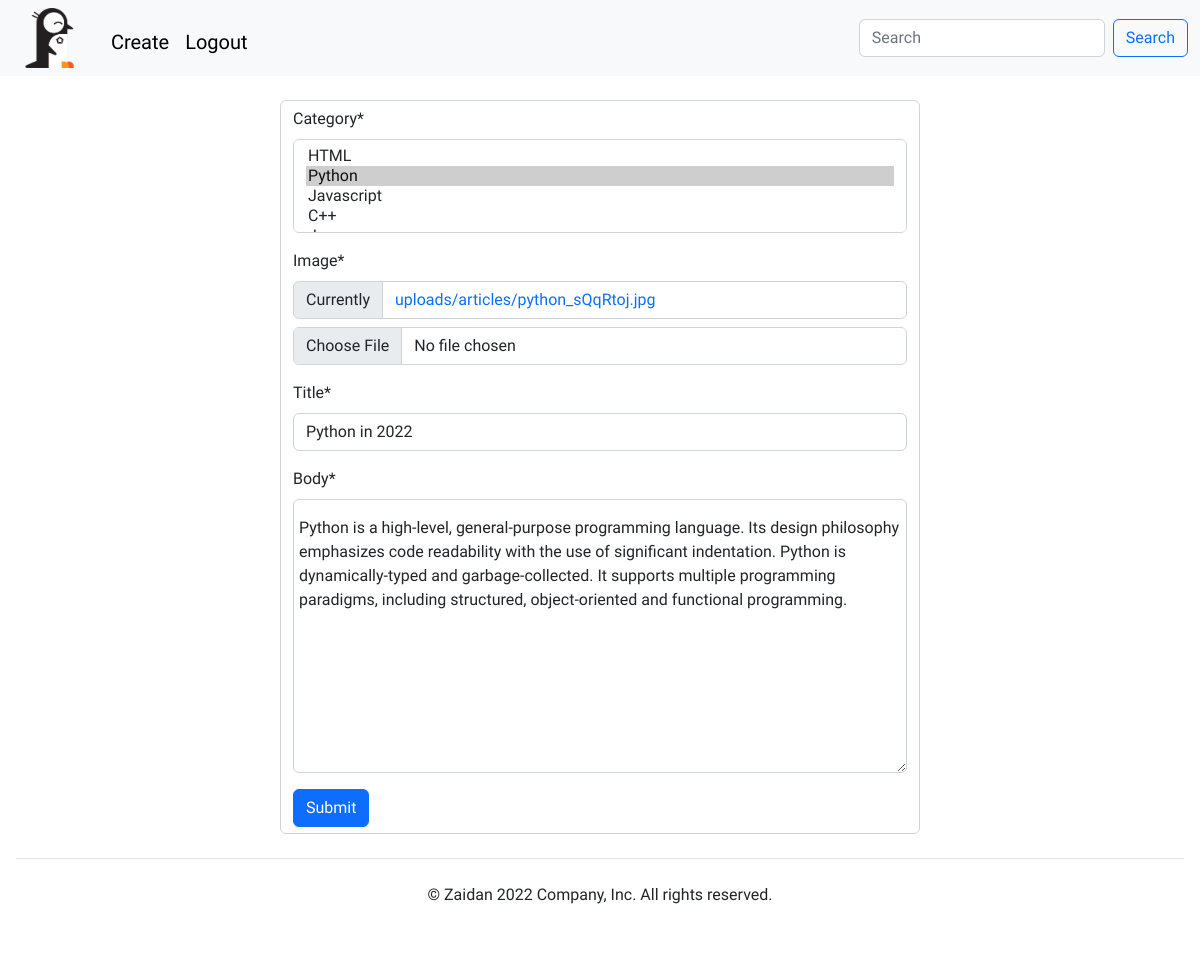
Page /update/python-in-2022 (signed in) on the committed database.
### home/models.py (models this page shows, shortened)
class Article(models.Model):
    user = models.ForeignKey(User, on_delete=models.CASCADE, related_name="article")
    category = models.ManyToManyField(Category, related_name="article")
    slug = models.SlugField(null=True, blank=True)
    image = models.ImageField(
        upload_to="uploads/articles/",
        null=True,
        default="uploads/articles/noimage.png",
    )
    title = models.CharField(max_length=120)
    body = models.TextField()
    created_at = models.DateTimeField(auto_now_add=True)
    updated_at = models.DateTimeField(auto_now=True)

class Category(models.Model):
    title = models.CharField(max_length=120)
    class Meta:
        verbose_name_plural = "Categories"
    def __str__(self):
        return self.title

### home/views.py (the view, shortened to what this page needs)
# urls.py: path('update/<slug:slug>', views.update_article, name='update'),
@login_required(login_url="login")
def update_article(request, slug):
    article = Article.objects.get(slug=slug)
    form = ArticleForm(instance=article)
    context = {"form": form}
    return render(request, "article_form.html", context)

### home/forms.py
class ArticleForm(ModelForm):
    class Meta:
        model = Article
        fields = "__all__"
        exclude = ("user", "slug")

### templates/article_form.html (shortened to what this page needs)
{% extends 'base.html' %}
{% load crispy_forms_tags %}
{% block content %}
<div class="container my-4 d-flex justify-content-center">
    <div class="wrapper">
        <div class="form-control" style="width: 40em;">
            <form action="" enctype="multipart/form-data" method="post">
                {{form|crispy}}
                <button type="submit" class="btn btn-primary">Submit</button>
            </form>
        </div>
    </div>
</div>
{% endblock content %}

### static/main.css (style rules this page uses)
body { font-family: 'Assistant', sans-serif; }
a { text-decoration: none; }
#id_body { padding: 16px 5px; }

### rows in the picture
Article: body "Python is a high-level, general-purpose programming language. Its design philosophy emphasizes code readability with the use of significant indentation. Python is dynamically-typed and garbage-collected. It supports multiple programming paradigms, including structured, object-oriented and functional programming."
Category: title "Python in 2022"
